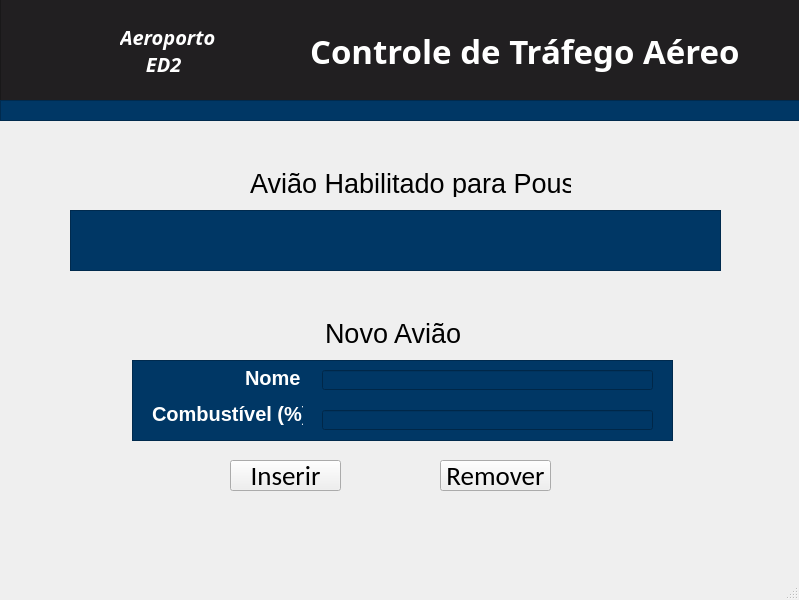
<?xml version="1.0" encoding="UTF-8"?>
<ui version="4.0">
 <class>MainWindow</class>
 <widget class="QMainWindow" name="MainWindow">
  <property name="geometry">
   <rect>
    <x>0</x>
    <y>0</y>
    <width>799</width>
    <height>600</height>
   </rect>
  </property>
  <property name="font">
   <font>
    <family>MS UI Gothic</family>
   </font>
  </property>
  <property name="windowTitle">
   <string>Controle de Tráfego Aéreo</string>
  </property>
  <widget class="QWidget" name="centralwidget">
   <widget class="QLabel" name="AviaoHabilitadoPouso">
    <property name="geometry">
     <rect>
      <x>250</x>
      <y>170</y>
      <width>321</width>
      <height>27</height>
     </rect>
    </property>
    <property name="font">
     <font>
      <family>MS UI Gothic</family>
      <pointsize>20</pointsize>
     </font>
    </property>
    <property name="text">
     <string>Avião Habilitado para Pouso</string>
    </property>
   </widget>
   <widget class="QFrame" name="Frame1">
    <property name="geometry">
     <rect>
      <x>0</x>
      <y>-10</y>
      <width>801</width>
      <height>111</height>
     </rect>
    </property>
    <property name="styleSheet">
     <string notr="true">background-color: rgb(33, 31, 33);
</string>
    </property>
    <property name="frameShape">
     <enum>QFrame::StyledPanel</enum>
    </property>
    <property name="frameShadow">
     <enum>QFrame::Raised</enum>
    </property>
    <widget class="QLabel" name="NomeAeroporto">
     <property name="geometry">
      <rect>
       <x>120</x>
       <y>30</y>
       <width>141</width>
       <height>61</height>
      </rect>
     </property>
     <property name="font">
      <font>
       <family>Yu Gothic UI Semibold</family>
       <pointsize>15</pointsize>
       <weight>75</weight>
       <italic>true</italic>
       <bold>true</bold>
       <underline>false</underline>
      </font>
     </property>
     <property name="styleSheet">
      <string notr="true">color: rgb(255, 255, 255);</string>
     </property>
     <property name="text">
      <string>Aeroporto 
     ED2</string>
     </property>
    </widget>
    <widget class="QLabel" name="NomeMenu">
     <property name="geometry">
      <rect>
       <x>310</x>
       <y>30</y>
       <width>471</width>
       <height>61</height>
      </rect>
     </property>
     <property name="font">
      <font>
       <family>Century Gothic</family>
       <pointsize>25</pointsize>
       <weight>75</weight>
       <bold>true</bold>
      </font>
     </property>
     <property name="styleSheet">
      <string notr="true">color: rgb(255, 255, 255);</string>
     </property>
     <property name="text">
      <string>Controle de Tráfego Aéreo</string>
     </property>
    </widget>
    <widget class="QLabel" name="LogoAeroporto">
     <property name="geometry">
      <rect>
       <x>40</x>
       <y>30</y>
       <width>61</width>
       <height>61</height>
      </rect>
     </property>
     <property name="font">
      <font>
       <family>Yu Gothic UI Semibold</family>
       <pointsize>15</pointsize>
       <weight>75</weight>
       <italic>true</italic>
       <bold>true</bold>
       <underline>false</underline>
      </font>
     </property>
     <property name="styleSheet">
      <string notr="true">color: rgb(255, 255, 255);</string>
     </property>
     <property name="text">
      <string/>
     </property>
     <property name="pixmap">
      <pixmap>logo_aeroporto.png</pixmap>
     </property>
    </widget>
   </widget>
   <widget class="QFrame" name="Frame2">
    <property name="geometry">
     <rect>
      <x>0</x>
      <y>100</y>
      <width>801</width>
      <height>21</height>
     </rect>
    </property>
    <property name="styleSheet">
     <string notr="true">background-color: rgb(0, 55, 101);</string>
    </property>
    <property name="frameShape">
     <enum>QFrame::StyledPanel</enum>
    </property>
    <property name="frameShadow">
     <enum>QFrame::Raised</enum>
    </property>
   </widget>
   <widget class="QFrame" name="Frame3">
    <property name="geometry">
     <rect>
      <x>70</x>
      <y>210</y>
      <width>651</width>
      <height>61</height>
     </rect>
    </property>
    <property name="styleSheet">
     <string notr="true">background-color: rgb(0, 55, 101);</string>
    </property>
    <property name="frameShape">
     <enum>QFrame::StyledPanel</enum>
    </property>
    <property name="frameShadow">
     <enum>QFrame::Raised</enum>
    </property>
    <widget class="QLabel" name="AviaoPouso">
     <property name="geometry">
      <rect>
       <x>25</x>
       <y>20</y>
       <width>591</width>
       <height>27</height>
      </rect>
     </property>
     <property name="font">
      <font>
       <family>MS UI Gothic</family>
       <pointsize>15</pointsize>
       <weight>75</weight>
       <bold>true</bold>
      </font>
     </property>
     <property name="styleSheet">
      <string notr="true">color: rgb(255, 255, 255);</string>
     </property>
     <property name="text">
      <string/>
     </property>
    </widget>
   </widget>
   <widget class="QLabel" name="NovoAviao">
    <property name="geometry">
     <rect>
      <x>325</x>
      <y>320</y>
      <width>161</width>
      <height>27</height>
     </rect>
    </property>
    <property name="font">
     <font>
      <family>MS UI Gothic</family>
      <pointsize>20</pointsize>
     </font>
    </property>
    <property name="text">
     <string>Novo Avião</string>
    </property>
   </widget>
   <widget class="QFrame" name="Frame4">
    <property name="geometry">
     <rect>
      <x>132</x>
      <y>360</y>
      <width>541</width>
      <height>81</height>
     </rect>
    </property>
    <property name="styleSheet">
     <string notr="true">background-color: rgb(0, 55, 101);</string>
    </property>
    <property name="frameShape">
     <enum>QFrame::StyledPanel</enum>
    </property>
    <property name="frameShadow">
     <enum>QFrame::Raised</enum>
    </property>
    <widget class="QLineEdit" name="LerNome">
     <property name="geometry">
      <rect>
       <x>190</x>
       <y>10</y>
       <width>331</width>
       <height>20</height>
      </rect>
     </property>
     <property name="font">
      <font>
       <pointsize>10</pointsize>
      </font>
     </property>
     <property name="styleSheet">
      <string notr="true">color: rgb(255, 255, 255);</string>
     </property>
    </widget>
    <widget class="QLineEdit" name="LerCombustivel">
     <property name="geometry">
      <rect>
       <x>190</x>
       <y>50</y>
       <width>331</width>
       <height>20</height>
      </rect>
     </property>
     <property name="font">
      <font>
       <pointsize>10</pointsize>
      </font>
     </property>
     <property name="styleSheet">
      <string notr="true">color: rgb(255, 255, 255);</string>
     </property>
    </widget>
    <widget class="QLabel" name="Nome">
     <property name="geometry">
      <rect>
       <x>113</x>
       <y>4</y>
       <width>71</width>
       <height>27</height>
      </rect>
     </property>
     <property name="font">
      <font>
       <family>MS UI Gothic</family>
       <pointsize>15</pointsize>
       <weight>75</weight>
       <bold>true</bold>
      </font>
     </property>
     <property name="styleSheet">
      <string notr="true">color: rgb(255, 255, 255);</string>
     </property>
     <property name="text">
      <string>Nome</string>
     </property>
    </widget>
    <widget class="QLabel" name="Combustivel">
     <property name="geometry">
      <rect>
       <x>20</x>
       <y>40</y>
       <width>151</width>
       <height>27</height>
      </rect>
     </property>
     <property name="font">
      <font>
       <family>MS UI Gothic</family>
       <pointsize>15</pointsize>
       <weight>75</weight>
       <bold>true</bold>
      </font>
     </property>
     <property name="styleSheet">
      <string notr="true">color: rgb(255, 255, 255);</string>
     </property>
     <property name="text">
      <string>Combustível (%)</string>
     </property>
    </widget>
   </widget>
   <widget class="QPushButton" name="Inserir">
    <property name="geometry">
     <rect>
      <x>230</x>
      <y>460</y>
      <width>111</width>
      <height>31</height>
     </rect>
    </property>
    <property name="font">
     <font>
      <family>Calibri</family>
      <pointsize>20</pointsize>
     </font>
    </property>
    <property name="text">
     <string>Inserir</string>
    </property>
   </widget>
   <widget class="QPushButton" name="Remover">
    <property name="geometry">
     <rect>
      <x>440</x>
      <y>460</y>
      <width>111</width>
      <height>31</height>
     </rect>
    </property>
    <property name="font">
     <font>
      <family>Calibri</family>
      <pointsize>20</pointsize>
     </font>
    </property>
    <property name="text">
     <string>Remover</string>
    </property>
   </widget>
  </widget>
  <widget class="QMenuBar" name="menubar">
   <property name="geometry">
    <rect>
     <x>0</x>
     <y>0</y>
     <width>799</width>
     <height>18</height>
    </rect>
   </property>
  </widget>
  <widget class="QStatusBar" name="statusbar"/>
 </widget>
 <resources/>
 <connections/>
</ui>
